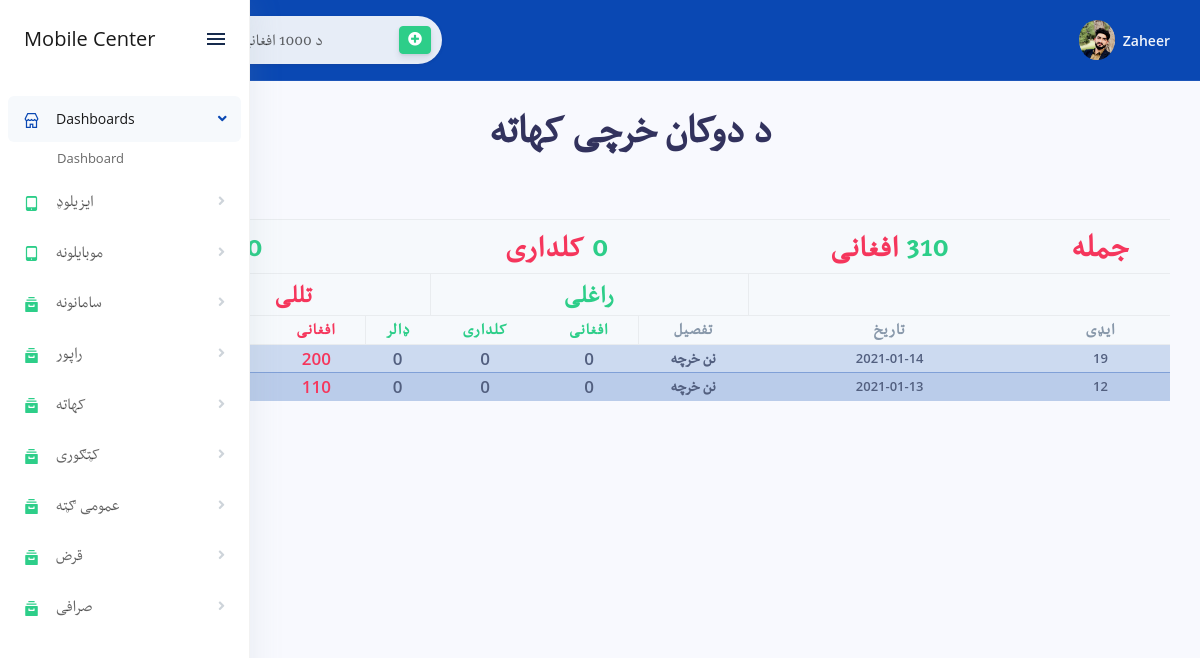
The app's page /kharcha.php (signed in) with its own data.
### tables this page shows
CREATE TABLE `income` (
  `income_id` int(11) NOT NULL,
  `income_date` date NOT NULL,
  `income_category` varchar(255) DEFAULT NULL,
  `income_des` varchar(255) DEFAULT NULL,
  `Iprice_af` double DEFAULT NULL,
  `Iprice_rs` double DEFAULT NULL,
  `Iprice_dollar` double DEFAULT NULL,
  `Oprice_af` double DEFAULT NULL,
  `Oprice_rs` double DEFAULT NULL,
  `Oprice_dollar` double DEFAULT NULL
);

### kharcha.php (the view)
<?php include "config/connectoin.php"?>
<?php include "includes/header.php";?>
<?php include "includes/sidenav.php";?>
		<div class="main-content" id="panel">
			<?php include "includes/topnav.php";?>
	<div class="container-fluid mt-3">
    <h1 class="display-2 pashtofont text-center"> د دوکان خرچی کهاته</h1>
		<div class="row">
            <div class="col-xl-12" dir="rtl">
<?php
$query = "SELECT SUM(Iprice_af) as RtotalAF,SUM(Iprice_rs) as RtotalRS,SUM(Iprice_dollar) as RtotalDollar,SUM(Oprice_af) as TtotalAF,SUM(Oprice_rs) as TtotalRS,SUM(Oprice_dollar) as TtotalDollar FROM income WHERE DATE(income_date) > '2020-09-26' AND income_category = 'خرچه'";
$querySumAF = mysqli_query($connection, $query);
while ($rows = mysqli_fetch_assoc($querySumAF)) {
    $raf = $rows['RtotalAF'];
    $rrs = $rows['RtotalRS'];
    $rd = $rows['RtotalDollar'];
    $taf = $rows['TtotalAF'];
    $trs = $rows['TtotalRS'];
    $td = $rows['TtotalDollar'];
    $grandTotalAF = $taf - $raf;
    $grandTotalRS = $trs - $rrs;
    $grandTotalDollar = $td - $rd;
}
?>
 <div class="table-responsive mt-5">
              <table class="table align-items-center table-condensed table-flush table-bordered table-striped table-primary" id="">
                <thead class="thead-light">
<tr class="text-center pashtofont text-success">
<th style="font-size:34px;" class="text-danger"> جمله  </th>
<th style="font-size:32px;" colspan="" ><span class="text-success"><?=$grandTotalAF?></span><span class="text-danger">  افغانی</span> </th>
<th style="font-size:32px;" colspan="4"><span class="text-success"><?=$grandTotalRS?></span><span class="text-danger">  کلداری</span></th>
<th style="font-size:32px;" colspan="3" ><span class="text-success"><?=$grandTotalDollar?></span><span class="text-danger">  دالر</span></th>
</tr>
<tr class="text-center pashtofont text-success">
<th></th>
<th></th>
<th colspan="3" style="font-size:26px;" class="text-success border-left border-right">راغلی</th>
<th colspan="3" style="font-size:26px;" class="text-danger border-left">تللی</th>
</tr>
<tr class="pashtofont text-center">
<th style="font-size:17px;">ایډی</th>
<th style="font-size:17px;">تاریخ</th>
<th style="font-size:17px">تفصیل</th>
<th style="font-size:17px" class="text-success border-right">افغانی</th>
<th style="font-size:17px" class="text-success">کلداری</th>
<th style="font-size:17px" class="text-success border-left">ډالر</th>
<th style="font-size:17px" class="text-danger">افغانی</th>
<th style="font-size:17px" class="text-danger">کلداری</th>
<th style="font-size:17px" class="text-danger border-left">ډالر</th>
</tr>
</thead>
<tbody class="list">
<?php
$query = "SELECT * FROM income WHERE DATE(income_date) > '2020-09-26' AND income_category = 'خرچه' order by income_id DESC";
$displayIncome = mysqli_query($connection, $query);
while ($rows = mysqli_fetch_assoc($displayIncome)) {
    $incomeID = $rows['income_id'];
    $incomeDate = $rows['income_date'];
    $incomeDes = $rows['income_des'];
    $incomeIAF = $rows['Iprice_af'];
    $incomeIRS = $rows['Iprice_rs'];
    $incomeIDollor = $rows['Iprice_dollar'];
    $incomeOAF = $rows['Oprice_af'];
    $incomeORS = $rows['Oprice_rs'];
    $incomeODollor = $rows['Oprice_dollar'];
    ?>
         <tr style="" class='text-center font-weight-600 '>
         <td><?=$incomeID?></td>
        <td><?=$incomeDate?></td>
            <td class="pashtofont" style="font-size:17px"><?=$incomeDes?></td>
		<td style="font-size:17px"><?=$incomeIAF?></td>
<td style="font-size:17px"><?=$incomeIRS?></td>
<td style="font-size:17px"><?=$incomeIDollor?></td>
<td class="text-danger " style="font-size:17px"><?=$incomeOAF?></td>
<td class="text-danger " style="font-size:17px"><?=$incomeORS?></td>
<td class="text-danger " style="font-size:17px"><?=$incomeODollor?></td>
        </tr>
<?php }?>
        </tbody>
    </table>
</div>
				</div>
</div>
</div>
</div>
				<?php include "includes/footer.php";?>

### css/mystyle.css (style rules this page uses)
.pashtofont { font-family: 'MyPashtoFont'; }

### includes/header.php (style rules this page uses)
body { overflow-x:hidden; }

### records on screen
income: income_id "19", income_date "2021-01-14", income_des "نن خرچه", Iprice_af "0", Iprice_rs "0", Iprice_dollar "0", Oprice_af "200"
income: income_id "12", income_date "2021-01-13", income_des "نن خرچه", Iprice_af "0", Iprice_rs "0", Iprice_dollar "0", Oprice_af "110"

### other values on screen
$_SESSION['username'] "Zaheer"
$grandTotalAF "310"
$grandTotalRS "0"
$grandTotalDollar "0"
